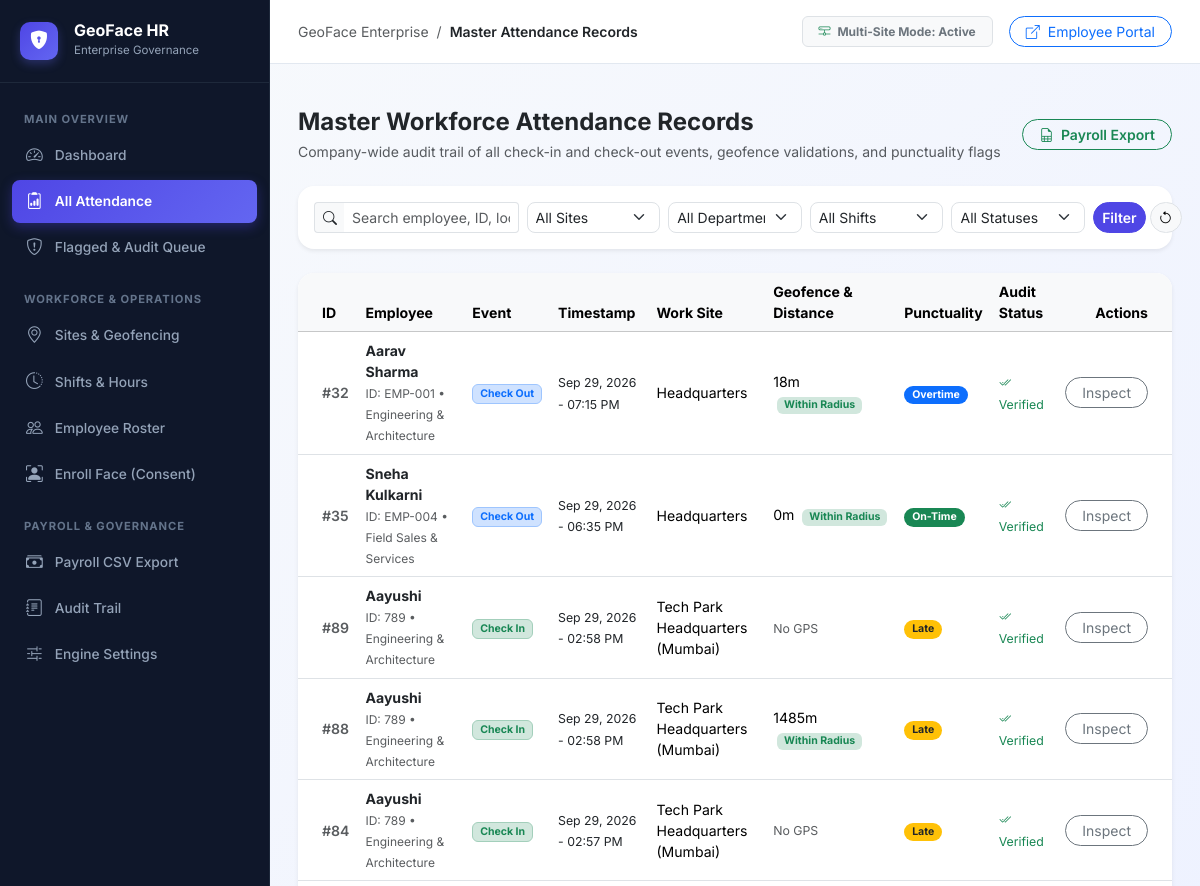
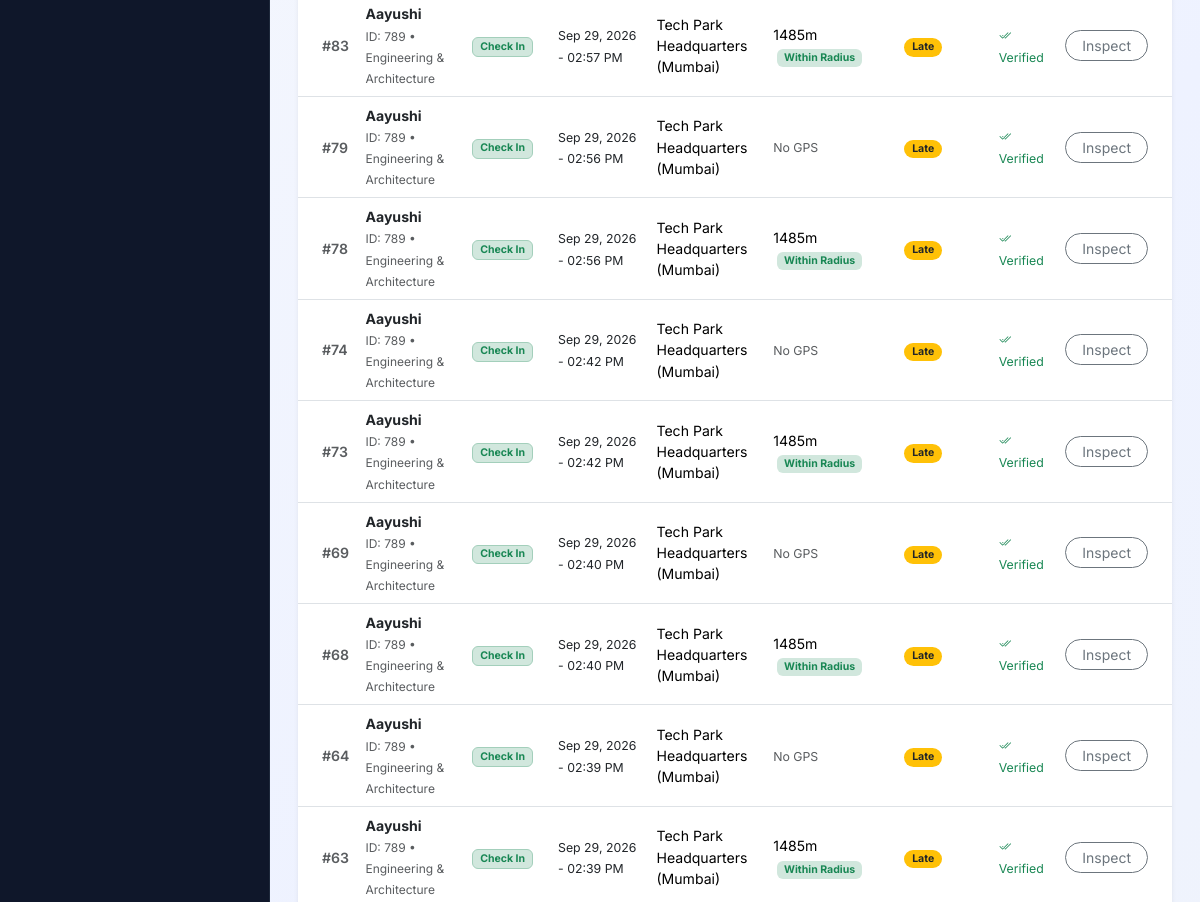
Page /admin/attendance-records (signed in, upper part) on the earlier database version (2 pictures, top to bottom).
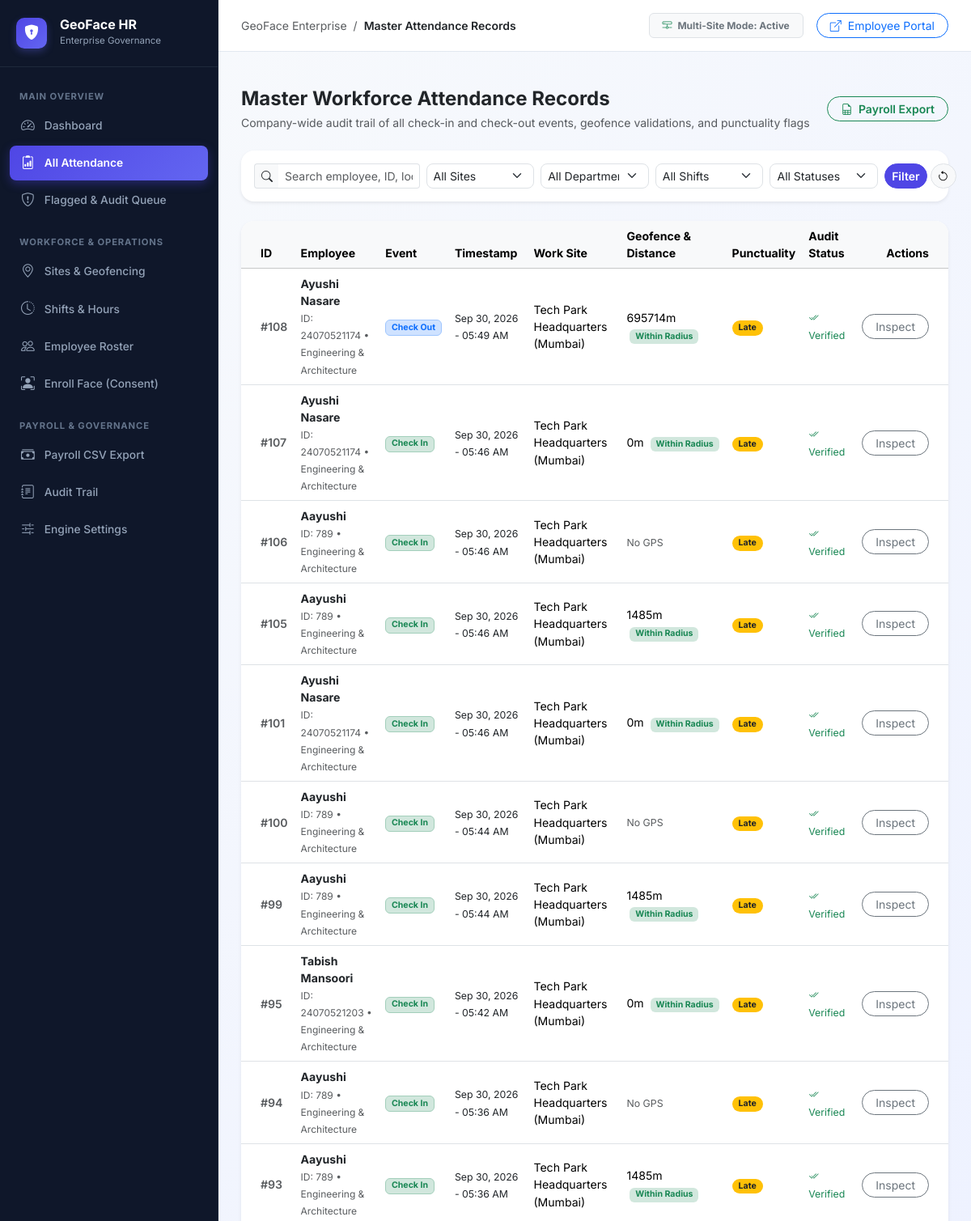
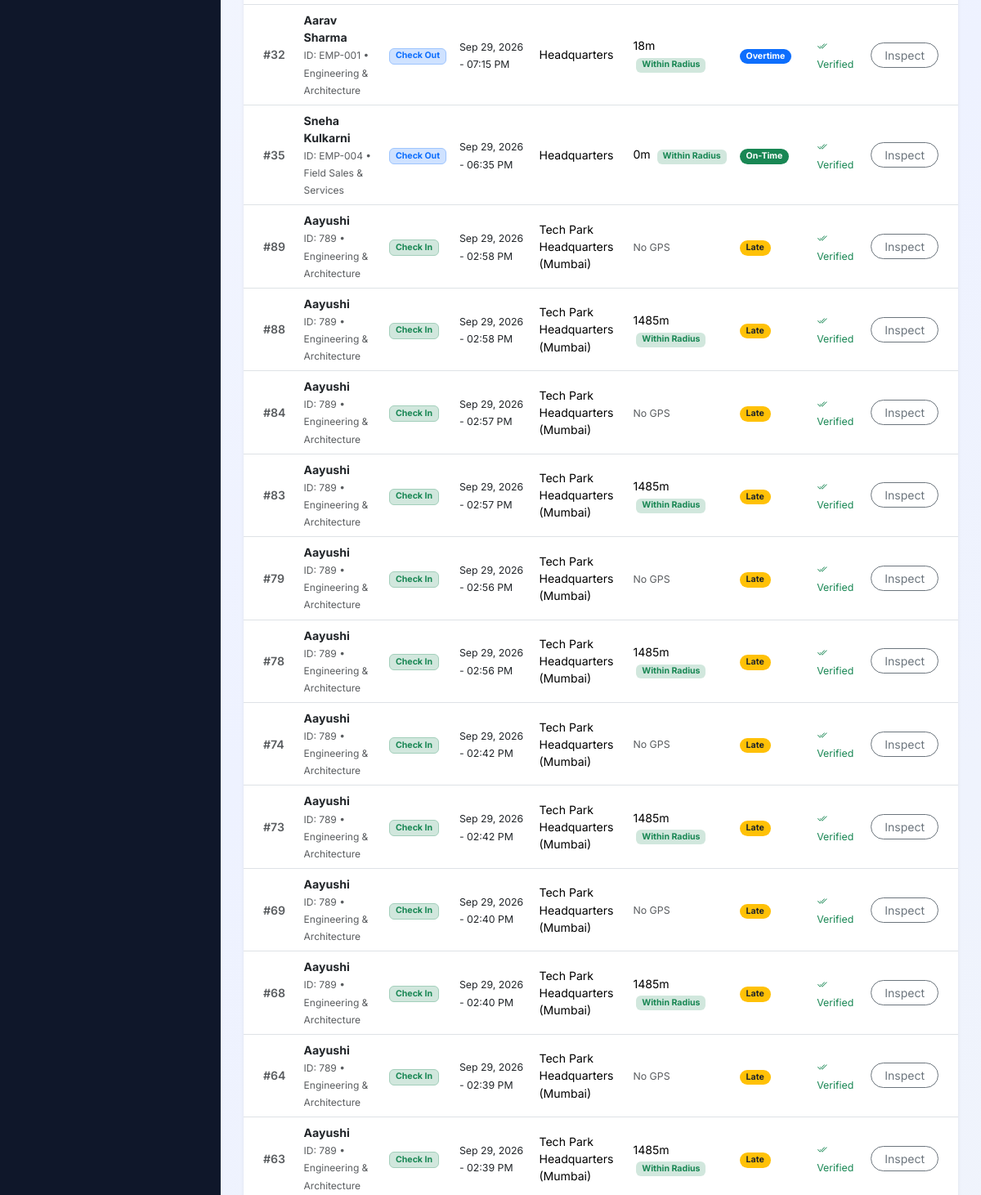
Same page on the later database version (2 pictures, top to bottom).
### tables this page shows
CREATE TABLE attendance_events (
            id INTEGER PRIMARY KEY AUTOINCREMENT,
            employee_id INTEGER NOT NULL,
            event_type TEXT NOT NULL,
            timestamp TEXT NOT NULL,
            latitude REAL,
            longitude REAL,
            address TEXT,
            site_id INTEGER,
            distance_from_site_meters REAL,
            within_geofence INTEGER DEFAULT 1,
            confidence REAL,
            liveness_passed INTEGER DEFAULT 1,
            geotagged_photo_path TEXT,
            status TEXT DEFAULT 'on_time',
            flagged INTEGER DEFAULT 0,
            flag_reason TEXT,
            reviewed_by INTEGER,
            review_note TEXT,
            created_at TEXT NOT NULL,
            FOREIGN KEY (employee_id) REFERENCES employees(id),
            FOREIGN KEY (site_id) REFERENCES sites(id)
        );

CREATE TABLE employees (
            id INTEGER PRIMARY KEY AUTOINCREMENT,
            name TEXT NOT NULL,
            employee_code TEXT UNIQUE NOT NULL,
            department_id INTEGER,
            site_id INTEGER,
            shift_id INTEGER,
            manager_id INTEGER,
            role TEXT DEFAULT 'employee',
            email TEXT UNIQUE,
            password_hash TEXT NOT NULL,
            active INTEGER DEFAULT 1,
            biometric_consent INTEGER DEFAULT 0,
            biometric_consent_timestamp TEXT,
            created_at TEXT NOT NULL,
            FOREIGN KEY (department_id) REFERENCES departments(id),
            FOREIGN KEY (site_id) REFERENCES sites(id),
            FOREIGN KEY (shift_id) REFERENCES shifts(id),
            FOREIGN KEY (manager_id) REFERENCES employees(id)
        );

CREATE TABLE departments (
            id INTEGER PRIMARY KEY AUTOINCREMENT,
            name TEXT NOT NULL,
            manager_id INTEGER,
            created_at TEXT NOT NULL
        );

CREATE TABLE sites (
            id INTEGER PRIMARY KEY AUTOINCREMENT,
            name TEXT NOT NULL,
            address TEXT,
            latitude REAL NOT NULL,
            longitude REAL NOT NULL,
            geofence_radius_meters REAL DEFAULT 200.0,
            geofencing_enabled INTEGER DEFAULT 1,
            created_at TEXT NOT NULL
        );

### blueprints/admin/routes.py (the view, shortened to what this page needs)
@admin_bp.route("/attendance")
@admin_bp.route("/attendance-records")
@login_required_admin
def attendance_records():
    site_filter = request.args.get("site_id")
    dept_filter = request.args.get("department_id")
    shift_filter = request.args.get("shift_id")
    status_filter = request.args.get("status", "all")
    from_date = request.args.get("from")
    to_date = request.args.get("to")
    search_q = request.args.get("search", "").strip()
    conn = get_db_connection()
    c = conn.cursor()
    query = """
        SELECT a.id, a.employee_id, a.event_type, a.timestamp, a.latitude, a.longitude,
               a.address, a.distance_from_site_meters, a.within_geofence, a.status,
               a.flagged, a.flag_reason, a.geotagged_photo_path,
               e.name, e.employee_code, d.name AS department_name, s.name AS site_name,
               sh.name AS shift_name
        FROM attendance_events a
        JOIN employees e ON a.employee_id = e.id
        LEFT JOIN departments d ON e.department_id = d.id
        LEFT JOIN sites s ON a.site_id = s.id
        LEFT JOIN shifts sh ON e.shift_id = sh.id
        WHERE 1=1
    """
    params = []
    if site_filter:
        query += " AND a.site_id = ?"
        params.append(site_filter)
    if dept_filter:
        query += " AND e.department_id = ?"
        params.append(dept_filter)
    if shift_filter:
        query += " AND e.shift_id = ?"
        params.append(shift_filter)
    if status_filter in ("on_time", "late", "early_leave", "overtime", "flagged"):
        query += " AND (a.status = ? OR (a.flagged = 1 AND ? = 'flagged'))"
        params.extend([status_filter, status_filter])
    if from_date:
        query += " AND date(a.timestamp) >= ?"
        params.append(from_date)
    if to_date:
        query += " AND date(a.timestamp) <= ?"
        params.append(to_date)
    if search_q:
        query += " AND (e.name LIKE ? OR e.employee_code LIKE ? OR a.address LIKE ?)"
        like_term = f"%{search_q}%"
        params.extend([like_term, like_term, like_term])
    query += " ORDER BY a.timestamp DESC LIMIT 1000"
    c.execute(query, tuple(params))
    rows = [dict(r) for r in c.fetchall()]
    for r in rows:
        r["time_display"] = format_local_timestamp(r["timestamp"], include_year=True)
        r["within_geofence"] = bool(r.get("within_geofence", 1))
    c.execute("SELECT id, name FROM sites ORDER BY name")
    sites = c.fetchall()
    c.execute("SELECT id, name FROM departments ORDER BY name")
    departments = c.fetchall()
    c.execute("SELECT id, name FROM shifts ORDER BY name")
    shifts = c.fetchall()
    conn.close()
    return render_template(
        "admin/attendance_records.html",
        records=rows,
        sites=sites,
        departments=departments,
        shifts=shifts,
        selected_site=site_filter or "",
        selected_dept=dept_filter or "",
        selected_shift=shift_filter or "",
        status_filter=status_filter,
        from_date=from_date or "",
        to_date=to_date or "",
        search_q=search_q
    )

### config.py (called while the page is built)
def format_local_timestamp(iso_val, include_year=True):
    if not iso_val:
        return "—"
    try:
        if isinstance(iso_val, str):
            clean_str = iso_val.replace("Z", "+00:00")
            dt = datetime.datetime.fromisoformat(clean_str)
        elif isinstance(iso_val, datetime.datetime):
            dt = iso_val
        else:
            return str(iso_val)
        if dt.tzinfo is None:
            dt = dt.replace(tzinfo=datetime.timezone.utc)
        local_dt = dt.astimezone()
        if include_year:
            return local_dt.strftime("%b %d, %Y - %I:%M %p")
        return local_dt.strftime("%b %d - %I:%M %p")
    except Exception:
        return str(iso_val)

### core/auth.py (called while the page is built, shortened)
def login_required_admin(f):
    @wraps(f)
    def decorated_function(*args, **kwargs):
        role = session.get("role")
        admin_id = session.get("admin_id")
        return f(*args, **kwargs)
    return decorated_function

### templates/admin/attendance_records.html (shortened to what the changed rows need)
{% extends "admin/base_admin.html" %}
{% block content %}
<div class="card border-0 shadow-sm rounded-4 bg-white overflow-hidden">
    <div class="table-responsive">
        <table class="table table-hover align-middle mb-0" style="font-size: 0.88rem;">
            <thead class="table-light text-secondary">
                <tr>
                    <th class="ps-4">ID</th>
                    <th>Employee</th>
                    <th>Event</th>
                    <th>Timestamp</th>
                    <th>Work Site</th>
                    <th>Geofence & Distance</th>
                    <th>Punctuality</th>
                    <th>Audit Status</th>
                    <th class="text-end pe-4">Actions</th>
                </tr>
            </thead>
            <tbody>
                {% if records %}
                    {% for r in records %}
                    <tr>
                        <td class="ps-4 text-muted fw-semibold">#{{ r.id }}</td>
                        <td>
                            <div class="fw-bold text-dark">{{ r.name }}</div>
                            <span class="text-muted" style="font-size: 0.75rem;">ID: {{ r.employee_code or '—' }} • {{ r.department_name or 'General' }}</span>
                        </td>
                        <td>
                            <span class="badge {% if r.event_type == 'check_in' %}bg-success-subtle text-success border border-success-subtle{% else %}bg-primary-subtle text-primary border border-primary-subtle{% endif %}">
                                {{ (r.event_type or 'check_in')|replace('_', ' ')|title }}
                            </span>
                        </td>
                        <td>
                            <span class="text-dark small">{{ r.time_display }}</span>
                        </td>
                        <td>{{ r.site_name or 'Headquarters' }}</td>
                        <td>
                            {% if r.distance_from_site_meters is not none %}
                                <span>{{ r.distance_from_site_meters|int }}m</span>
                                {% if r.within_geofence %}
                                <span class="badge bg-success-subtle text-success ms-1">Within Radius</span>
                                {% else %}
                                <span class="badge bg-danger text-white ms-1">Outside Geofence</span>
                                {% endif %}
                            {% else %}
                                <span class="text-muted small">No GPS</span>
                            {% endif %}
                        </td>
                        <td>
                            {% if r.status == 'on_time' %}
                            <span class="badge bg-success rounded-pill px-2 py-1">On-Time</span>
                            {% elif r.status == 'late' %}
                            <span class="badge bg-warning text-dark rounded-pill px-2 py-1">Late</span>
                            {% elif r.status == 'early_leave' %}
                            <span class="badge bg-warning text-dark rounded-pill px-2 py-1">Early Leave</span>
                            {% elif r.status == 'overtime' %}
                            <span class="badge bg-primary rounded-pill px-2 py-1">Overtime</span>
                            {% elif r.status == 'flagged' %}
                            <span class="badge bg-danger rounded-pill px-2 py-1">Flagged</span>
                            {% else %}
                            <span class="badge bg-secondary rounded-pill px-2 py-1">{{ r.status|upper }}</span>
                            {% endif %}
                        </td>
                        <td>
                            {% if r.flagged %}
                            <span class="text-danger small fw-semibold" title="{{ r.flag_reason }}">
                                <i class="bi bi-flag-fill me-1"></i>Flagged
                            </span>
                            {% else %}
                            <span class="text-success small"><i class="bi bi-check2-all me-1"></i>Verified</span>
                            {% endif %}
                        </td>
                        <td class="text-end pe-4">
                            <a href="/admin/attendance/{{ r.id }}" class="btn btn-sm btn-outline-secondary rounded-pill px-3">
                                Inspect
                            </a>
                        </td>
                    </tr>
                    {% endfor %}
                {% else %}
                    <tr>
                        <td colspan="9" class="text-center py-4 text-muted">
                            No attendance records found matching the filter criteria.
                        </td>
                    </tr>
                {% endif %}
            </tbody>
        </table>
    </div>
</div>
{% endblock %}

Differences in the rows shown:
added attendance_events: id "108", name "Ayushi Nasare", employee_code "24070521174", name "Engineering & Architecture", event_type "Check Out", time_display "Sep 30, 2026 - 05:49 AM", name "Tech Park Headquarters (Mumbai)", distance_from_site_meters "695714", within_geofence "Within Radius", status "Late", flagged 0 (drawn)
added attendance_events: id "107", name "Ayushi Nasare", employee_code "24070521174", name "Engineering & Architecture", event_type "Check In", time_display "Sep 30, 2026 - 05:46 AM", name "Tech Park Headquarters (Mumbai)", distance_from_site_meters "0", within_geofence "Within Radius", status "Late", flagged 0 (drawn)
added attendance_events: id "106", name "Aayushi", employee_code "789", name "Engineering & Architecture", event_type "Check In", time_display "Sep 30, 2026 - 05:46 AM", name "Tech Park Headquarters (Mumbai)", shows "No GPS", status "Late", flagged 0 (drawn)
added attendance_events: id "105", name "Aayushi", employee_code "789", name "Engineering & Architecture", event_type "Check In", time_display "Sep 30, 2026 - 05:46 AM", name "Tech Park Headquarters (Mumbai)", distance_from_site_meters "1485", within_geofence "Within Radius", status "Late", flagged 0 (drawn)
added attendance_events: id "101", name "Ayushi Nasare", employee_code "24070521174", name "Engineering & Architecture", event_type "Check In", time_display "Sep 30, 2026 - 05:46 AM", name "Tech Park Headquarters (Mumbai)", distance_from_site_meters "0", within_geofence "Within Radius", status "Late", flagged 0 (drawn)
added attendance_events: id "100", name "Aayushi", employee_code "789", name "Engineering & Architecture", event_type "Check In", time_display "Sep 30, 2026 - 05:44 AM", name "Tech Park Headquarters (Mumbai)", shows "No GPS", status "Late", flagged 0 (drawn)
added attendance_events: id "99", name "Aayushi", employee_code "789", name "Engineering & Architecture", event_type "Check In", time_display "Sep 30, 2026 - 05:44 AM", name "Tech Park Headquarters (Mumbai)", distance_from_site_meters "1485", within_geofence "Within Radius", status "Late", flagged 0 (drawn)
added attendance_events: id "95", name "Tabish Mansoori", employee_code "24070521203", name "Engineering & Architecture", event_type "Check In", time_display "Sep 30, 2026 - 05:42 AM", name "Tech Park Headquarters (Mumbai)", distance_from_site_meters "0", within_geofence "Within Radius", status "Late", flagged 0 (drawn)
added attendance_events: id "94", name "Aayushi", employee_code "789", name "Engineering & Architecture", event_type "Check In", time_display "Sep 30, 2026 - 05:36 AM", name "Tech Park Headquarters (Mumbai)", shows "No GPS", status "Late", flagged 0 (drawn)
added attendance_events: id "93", name "Aayushi", employee_code "789", name "Engineering & Architecture", event_type "Check In", time_display "Sep 30, 2026 - 05:36 AM", name "Tech Park Headquarters (Mumbai)", distance_from_site_meters "1485", within_geofence "Within Radius", status "Late", flagged 0 (drawn)
